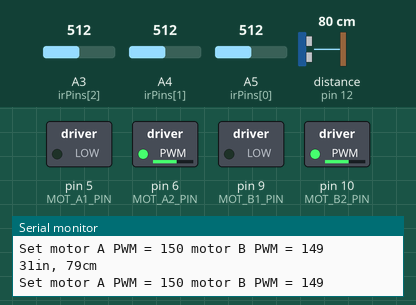
A sketch run on a simulated Arduino Uno, built with avr-gcc and run on an emulated ATmega328P. On the bench: switched loads named in the sketch (green lamp = pin HIGH), the last lines printed to the serial monitor. Wiring (inferred from the names in the program): ultrasonic range finder: trigger pin 11; echo pin 12. The test bench sets the inputs (shaded band); at power-on: distance to the obstacle (sensor on pin 12) 80 cm, A3 (irPins[2]) = 512, A4 (irPins[1]) = 512, A5 (irPins[0]) = 512. The echo pulse lasts 58.3 µs per cm; pins used as bus, display or sensor lines are not drawn.

Above: at 1.2 s.
1.3 s: distance to the obstacle (sensor on pin 12) set to 12 cm
2.8 s: distance to the obstacle (sensor on pin 12) set to 9 cm
At 3.6 s:
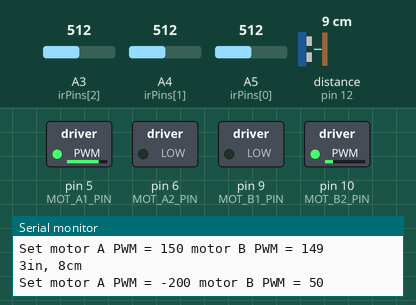
Timing chart, 0 to 5.8 s (numbered marks = the images above; inputs shaded):
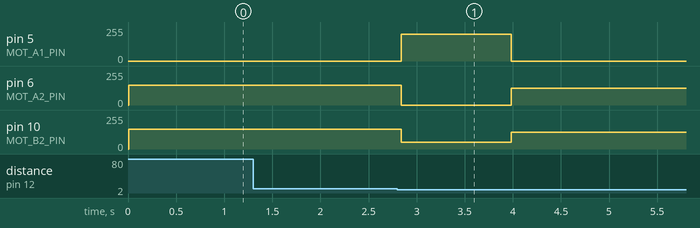

Measured:
- the behaviour switches between 11 and 10 cm on distance to the obstacle (sensor on pin 12) (found by bisection; images 0 and 1)
- after the input at 2.8 s, pin 5 (MOT_A1_PIN): 0/255 → 200/255 at once, → 0/255 1.1 s later; pin 6 (MOT_A2_PIN): 150/255 → 0/255 at once, → 127/255 1.1 s later; pin 10 (MOT_B2_PIN): 149/255 → 50/255 at once, → 126/255 1.1 s later

The sketch:

line_and_echo.ino
```cpp
/*
Line following control of two Bi-directional Motors
*/
// WheelDrive - move a pair of DC motors at varying rate and direction
//
// Copyright (c) 2016, Garth Zeglin.  All rights reserved. Licensed under the
// terms of the BSD 3-clause license as included in LICENSE.
//
// This program assumes that:
//
//  1. A DRV8833 dual DC motor driver module is connected to pins 5, 6, 9, and 10.
//  2. A pair of motors is attached to the driver.
//  3. The serial console on the Arduino IDE is set to 9600 baud communications speed.

// ================================================================================
// Define constant values and global variables.

// Define the pin numbers on which the outputs are generated.
#define MOT_A1_PIN 5
#define MOT_A2_PIN 6
#define MOT_B1_PIN 9
#define MOT_B2_PIN 10

boolean reverseL = 0;
boolean reverseR = 0;

/* variables to keep track of current speed of motors */

/* variables for the speed of motors */
int leftServoSpeed;
int rightServoSpeed;

int lowSpeedL  =  70;
int lowSpeedR  =  50;
int highSpeedL = 200;
int highSpeedR = 160;

/* Define the pins for the IR sensors */
const int irPins[3] = {A5, A4, A3};

/* Define values for the IR Sensor readings */
int irSensorDigital[3] = {0, 0, 0};

int threshold = 500; // IR sensor threshold value for line detection


const int maxSpeed = 150; // the range for speed is(0,255)

// binary representation of the sensor reading
// 1 when the sensor detects the line, 0 otherwise
int irSensors = B000;

// A score to determine deviation from the line [-180 ; +180].
// Negative means the robot is left of the line.
int error = 0;

int errorLast = 0;  //  store the last value of error

/*
 * created by Rui Santos, http://randomnerdtutorials.com
 *
 * Complete Guide for Ultrasonic Sensor HC-SR04
 *
    Ultrasonic sensor Pins:
        VCC: +5VDC
        Trig : Trigger (INPUT) - Pin11
        Echo: Echo (OUTPUT) - Pin 12
        GND: GND
 */

int trigPin = 11;    //Trig - green Jumper
int echoPin = 12;    //Echo - yellow Jumper
long duration, cm, inches;
// ================================================================================
/// Configure the hardware once after booting up.  This runs once after pressing
//// reset or powering up the board.
void setup(void)
{
  //Define inputs and outputs
  pinMode(trigPin, OUTPUT);
  pinMode(echoPin, INPUT);
  // Initialize the stepper driver control pins to output drive mode.
  pinMode(MOT_A1_PIN, OUTPUT);
  pinMode(MOT_A2_PIN, OUTPUT);
  pinMode(MOT_B1_PIN, OUTPUT);
  pinMode(MOT_B2_PIN, OUTPUT);

  // Start with drivers off, motors coasting.
  digitalWrite(MOT_A1_PIN, LOW);
  digitalWrite(MOT_A2_PIN, LOW);
  digitalWrite(MOT_B1_PIN, LOW);
  digitalWrite(MOT_B2_PIN, LOW);

  // Initialize the serial UART at 9600 bits per second.
  Serial.begin(9600);
}
// ================================================================================
/// Set the current on a motor channel using PWM and directional logic.
/// Changing the current will affect the motor speed, but please note this is
/// not a calibrated speed control.  This function will configure the pin output
/// state and return.
///
/// \param pwm    PWM duty cycle ranging from -255 full reverse to 255 full forward
/// \param IN1_PIN  pin number xIN1 for the given channel
/// \param IN2_PIN  pin number xIN2 for the given channel

void set_motor_pwm(int pwm, int IN1_PIN, int IN2_PIN)
{
  if (pwm < 0) {  // reverse speeds
    analogWrite(IN1_PIN, -pwm);
    digitalWrite(IN2_PIN, LOW);

  } else { // stop or forward
    digitalWrite(IN1_PIN, LOW);
    analogWrite(IN2_PIN, pwm);
  }
}
// ================================================================================
/// Set the current on both motors.
///
/// \param pwm_A  motor A PWM, -255 to 255
/// \param pwm_B  motor B PWM, -255 to 255

void set_motor_currents(int pwm_A, int pwm_B)
{
  set_motor_pwm(pwm_A, MOT_A1_PIN, MOT_A2_PIN);
  set_motor_pwm(pwm_B, MOT_B1_PIN, MOT_B2_PIN);

  // Print a status message to the console.
  Serial.print("Set motor A PWM = ");
  Serial.print(pwm_A);
  Serial.print(" motor B PWM = ");
  Serial.println(pwm_B);
}

// ================================================================================
/// Simple primitive for the motion sequence to set a speed and wait for an interval.
///
/// \param pwm_A  motor A PWM, -255 to 255
/// \param pwm_B  motor B PWM, -255 to 255
/// \param duration delay in milliseconds
void spin_and_wait(int pwm_A, int pwm_B, int duration)
{
  set_motor_currents(pwm_A, pwm_B);
  delay(duration);
}

void Scan() {
  // Initialize the sensors
    irSensors = B000;

  for (int i = 0; i < 3; i++) {
      int sensorValue = analogRead(irPins[i]);
      if (sensorValue >= threshold) {
        irSensorDigital[i] = 1;
      }

    else {
      irSensorDigital[i] = 0;
    }

    int b = 2-i;
    irSensors = irSensors + (irSensorDigital[i]<<b);
    }
}

void UpdateDirection() {

  errorLast = error;

  switch (irSensors) {

    case B000: // no sensor detects the line
       if (errorLast < 0) { error = -130;}
       else if (errorLast > 0) {error = 130;}
       break;

     case B100: // left sensor on the line
       error = -60;//was 80
       break;

     case B110:
       error = -40;
       break;

     case B010:
       error = 0;
       break;

     case B011:
       error = 40;
       break;

     case B001: // right sensor on the line
       error = 60;//was 80
       break;

     case B111:
       error = 1;
       break;

     default:
       error = errorLast;
  }

    if (error >= 0) {
      leftServoSpeed = maxSpeed;
      rightServoSpeed = maxSpeed - error;
    }

    else if (error < 0) {
      leftServoSpeed = maxSpeed + error;
      rightServoSpeed = maxSpeed;
    }
}


void loop()
{


  // The sensor is triggered by a HIGH pulse of 10 or more microseconds.
  // Give a short LOW pulse beforehand to ensure a clean HIGH pulse:
  digitalWrite(trigPin, LOW);
  delayMicroseconds(5);
  digitalWrite(trigPin, HIGH);
  delayMicroseconds(10);
  digitalWrite(trigPin, LOW);

  // Read the signal from the sensor: a HIGH pulse whose
  // duration is the time (in microseconds) from the sending
  // of the ping to the reception of its echo off of an object.
  pinMode(echoPin, INPUT);
  duration = pulseIn(echoPin, HIGH);

  // convert the time into a distance
  cm = (duration/2) / 29.1;
  inches = (duration/2) / 74;

  Serial.print(inches);
  Serial.print("in, ");
  Serial.print(cm);
  Serial.print("cm");
  Serial.println();

  if (cm < 10){ //turn left

    spin_and_wait(-highSpeedL,+ lowSpeedR,1100);
    Scan();
    while (irSensors !=  B000) {
    spin_and_wait(leftServoSpeed*0.85,rightServoSpeed*0.85,10);
      Scan();

    }
  }
  else
  {
    Scan();
    UpdateDirection();
  }
spin_and_wait(leftServoSpeed,rightServoSpeed,10); // sets speed for 0.01 sec
}
```
